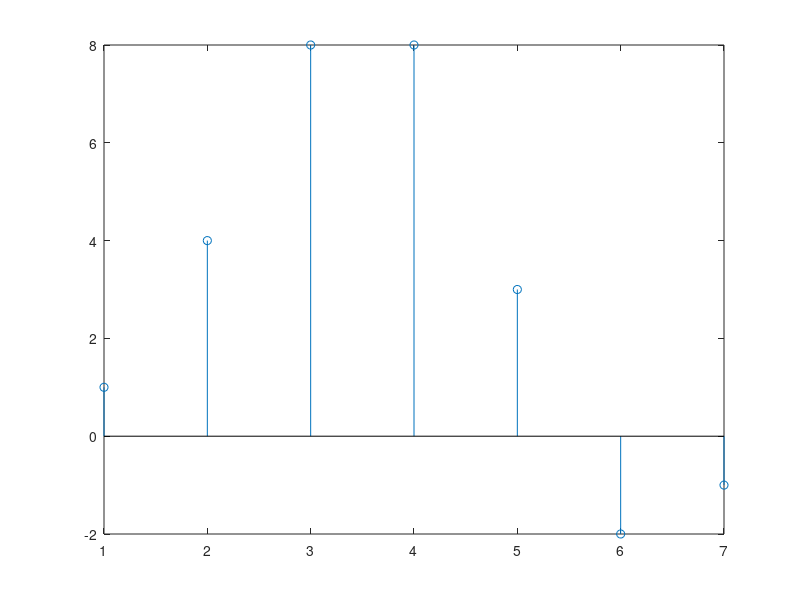

Write MATLAB code to recreate this figure.
clc;
clear all;
x=[1 2 3 1];
h=[1 2 1 -1];
n1=length(x);
n2=length(h);
for i=1:n1+n2-1;
    y(i)=0;
end
for i=1:n1
    for j=1:n2;
        y(i+j-1)=y(i+j-1)+x(i)*h(j);
    end 
end
stem(y)
